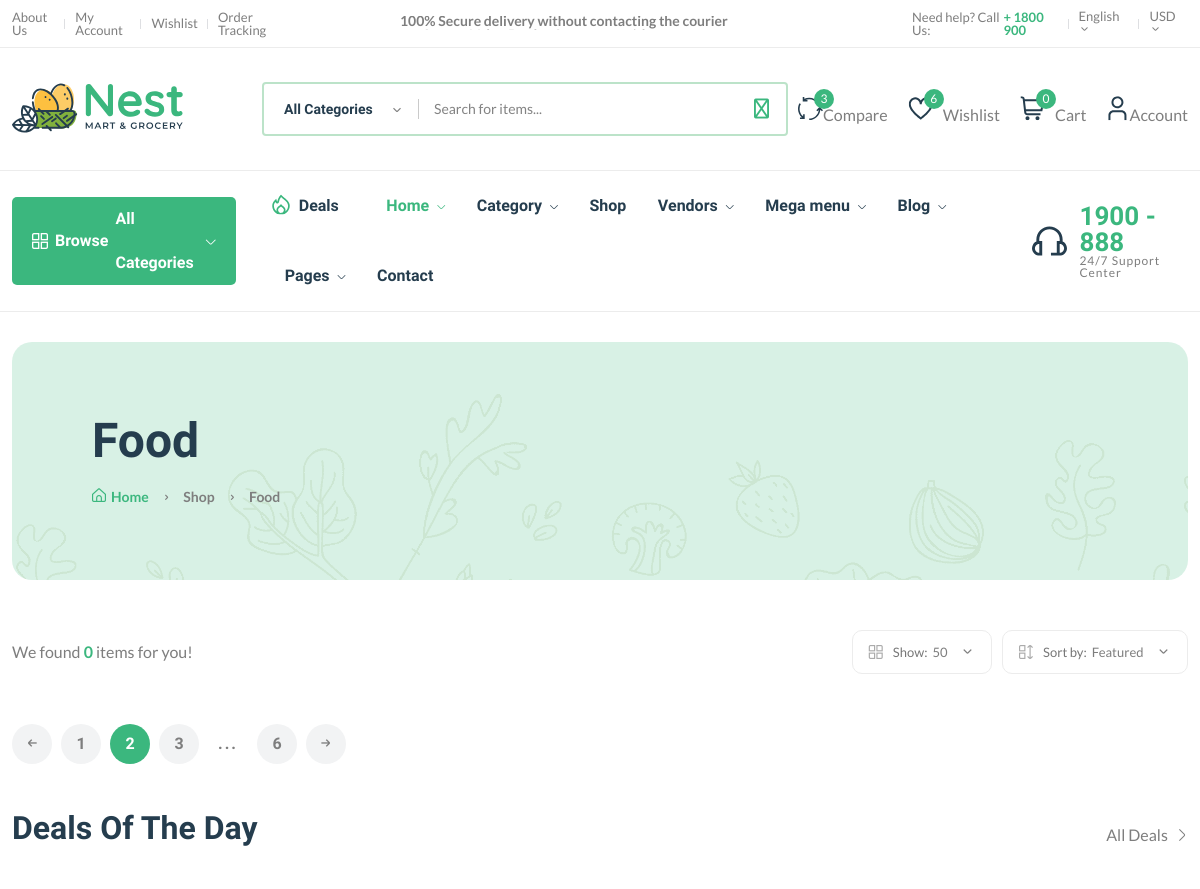
/category/cat5hea2g42b2h3g3gaf24ab4/ (upper part), run on an earlier commit of the app's database.
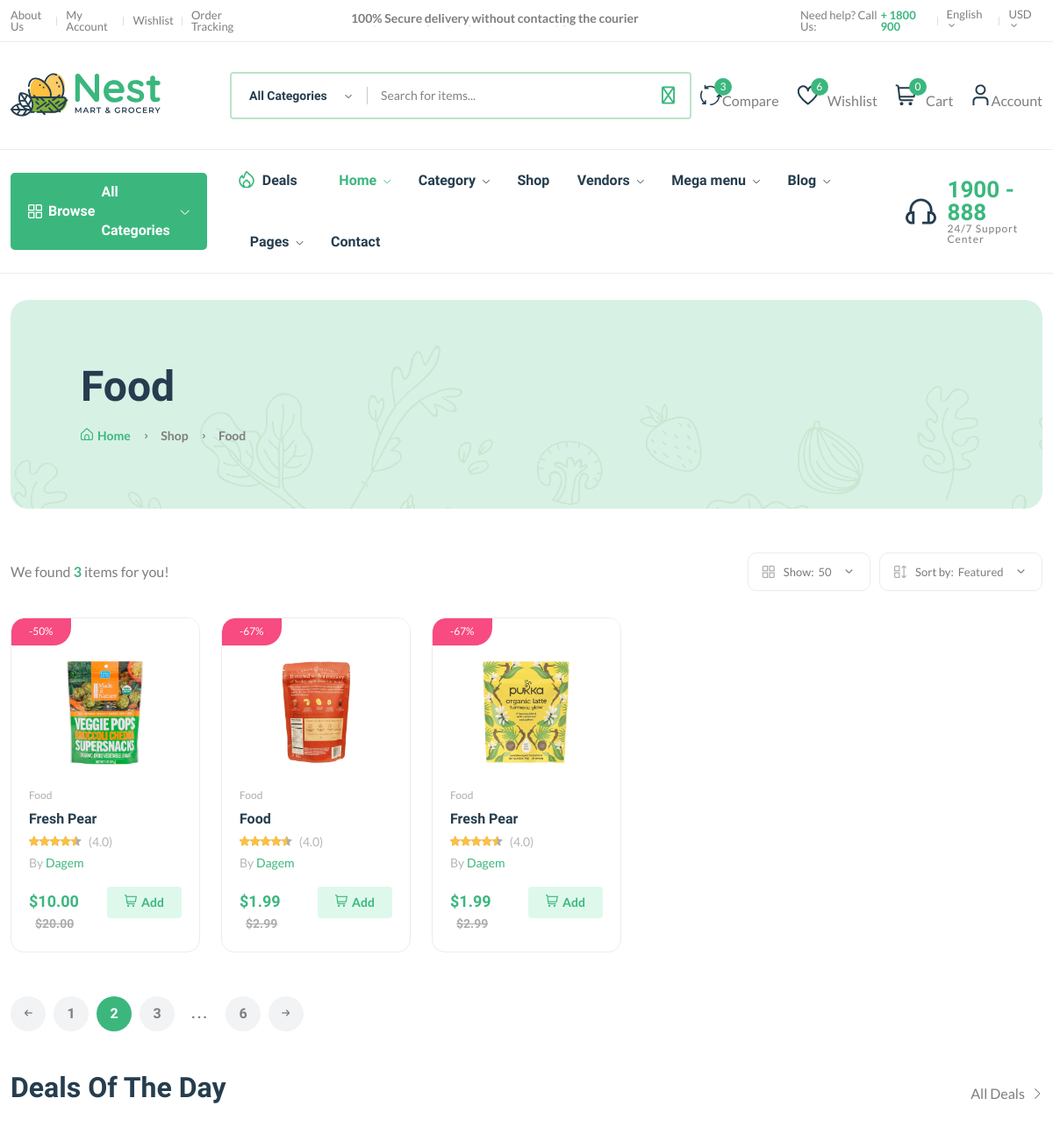
And on a later commit of the database.
### core/models.py (models this page shows, shortened)
class Product(models.Model):
      pid = ShortUUIDField(unique=True,max_length=30 ,alphabet="abcdefgh12345")
      user=models.ForeignKey(User,on_delete=models.SET_NULL , null=True)
      vendor=models.ForeignKey(Vendor,on_delete=models.SET_NULL, null=True,related_name="product")
      category=models.ForeignKey(Category , on_delete=models.SET_NULL , null=True,related_name="category")
      title=models.CharField(max_length=100,default="Fresh Pear")
      image=models.ImageField(upload_to=user_directory_path,default="product.jpg")
      description=RichTextUploadingField(null=True,blank=True, default="This is the product")
      price=models.DecimalField(max_digits=999999999999999999,decimal_places=2,default="1.99")
      old_price=models.DecimalField(max_digits=999999999999999999,decimal_places=2,default="2.99")
      specifications=models.TextField(null=True,blank=True)
      type=models.CharField(max_length=100,default="Organic",null=True,blank=True)
      stock_count=models.CharField(max_length=100,default="10",null=True,blank=True)
      life=models.CharField(max_length=100,default="100 Days",null=True,blank=True)
      mfd = models.DateTimeField(auto_now_add=False,null=True,blank=True)
      tags=TaggableManager(blank=True)
      product_status=models.CharField(choices=STATUS,max_length=10,default="in_review")
      status=models.BooleanField(default=True)
      in_stock=models.BooleanField(default=True)
      featured=models.BooleanField(default=False)
      digital=models.BooleanField(default=False)
      sku = ShortUUIDField(unique=True, length=4, max_length=10,
                         prefix="sku", alphabet="1234567890")
      date = models.DateTimeField(auto_now_add=True)
      updated = models.DateTimeField(null=True, blank=True)
      def get_precentage(self):
        new_price = (self.price / self.old_price) * 100
        return new_price

class Category(models.Model):
    cid = ShortUUIDField(unique=True,max_length=30 , prefix="cat",alphabet="abcdefgh12345")
    title=models.CharField(max_length=100,default="Food")
    image=models.ImageField(upload_to="category",default="category.jpeg")
    class Meta:
        verbose_name_plural="Categories"

class Vendor(models.Model):
      vid = ShortUUIDField(unique=True,max_length=30 , prefix="ven",alphabet="abcdefgh12345")
      title=models.CharField(max_length=100,default="Nestify")
      image=models.ImageField(upload_to=user_directory_path,default="vendor.jpg")
      cover_image=models.ImageField(upload_to=user_directory_path,default="vendor.jpg")
      description=RichTextUploadingField(null=True,blank=True, default="This is the vendor")
      address=models.CharField(max_length=100,default="Addis Ababa")
      contact=models.CharField(max_length=100,default="0943880714")
      chat_resp_time=models.CharField(max_length=100,default="100")
      shipping_on_time=models.CharField(max_length=100,default="100")
      authentic_rating=models.CharField(max_length=100,default="100")
      days_return=models.CharField(max_length=100,default="100")
      warranty_period=models.CharField(max_length=100,default="100")
      user=models.ForeignKey(User,on_delete=models.SET_NULL , null=True)
      date = models.DateTimeField(auto_now_add=True,null=True)
      class Meta:
        verbose_name_plural="Vendors"

### core/views.py (the view)
# urls.py: path('category/<cid>/',views.category_product_list_view,name='category-product-list'),
def category_product_list_view(request,cid):
    category=Category.objects.get(cid=cid)
    products=Product.objects.filter(product_status="published",category=category)
    context={
        'category':category,
        "products":products
    }
    return render(request,'core/category-product-list.html',context)

### core/context_processor.py (called while the page is built)
def default(request):
    categories=Category.objects.all()
    vendors=Vendor.objects.all()
    try:
     address=Address.objects.get(user=request.user)
    except:
        address=None
    return{
        "categories":categories,
        "address":address,
        "vendors":vendors
    }

### templates/core/category-product-list.html (shortened to what the changed rows need)
{% extends 'partials/base.html' %}
{% load static %}
{% block content %}
<main class="main">
    <div class="page-header mt-30 mb-50">
        <div class="container">
            <div class="archive-header">
                <div class="row align-items-center">
                    <div class="col-xl-3">
                        <h1 class="mb-15">{{category.title}}</h1>
                    </div>
                </div>
            </div>
        </div>
    </div>
    <div class="container mb-30">
        <div class="row">
            <div class="col-12">
                <div class="shop-product-fillter">
                    <div class="totall-product">
                        <p>We found <strong class="text-brand">{{products.count}}</strong> item{{products.count|pluralize}} for you!</p>
                    </div>
                </div>
                <div class="row product-grid">
                    {% for product in products  %}
                    <div class="col-lg-1-5 col-md-4 col-12 col-sm-6">
                        <div class="product-cart-wrap mb-30">
                            <div class="product-img-action-wrap">
                                <div class="product-img product-img-zoom">
                                    <a href="shop-product-right.html">
                                        <img class="default-img" src="{{ product.image.url }}" alt="" />
                                    </a>
                                </div>
                                <div class="product-badges product-badges-position product-badges-mrg">
                                    <span class="hot">-{{product.get_precentage|floatformat:0}}%</span>
                                </div>
                            </div>
                            <div class="product-content-wrap">
                                <div class="product-category">
                                    <a href="shop-grid-right.html">{{product.category.title}}</a>
                                </div>
                                <h2><a href="shop-product-right.html">{{product.title}}</a></h2>
                                <div class="product-rate-cover">
                                    <div class="product-rate d-inline-block">
                                        <div class="product-rating" style="width: 90%"></div>
                                    </div>
                                    <span class="font-small ml-5 text-muted"> (4.0)</span>
                                </div>
                                <div>
                                    <span class="font-small text-muted">By <a href="vendor-details-1.html">{{product.vendor.title}}</a></span>
                                </div>
                                <div class="product-card-bottom">
                                    <div class="product-price">
                                        <span>${{product.price}}</span>
                                        <span class="old-price">${{product.old_price}}</span>
                                    </div>
                                    <div class="add-cart">
                                        <a class="add" href="shop-cart.html"><i class="fi-rs-shopping-cart mr-5"></i>Add </a>
                                    </div>
                                </div>
                            </div>
                        </div>
                    </div>
                    {% endfor %}
                </div>
            </div>
        </div>
    </div>
</main>
{% endblock %}

What changed in the data, as far as the page shows it:
now on this page (row edited): Product: image (picture), get_precentage "50", category "Food", title "Fresh Pear", vendor "Dagem", price "10.00", old_price "20.00"
now on this page (row edited): Product: image (picture), get_precentage "67", category "Food", title "Food", vendor "Dagem", price "1.99", old_price "2.99"
added Product: image (picture), get_precentage "67", category "Food", title "Fresh Pear", vendor "Dagem", price "1.99", old_price "2.99"
Also different on the page:
{{ products.count }}: "0" → "3"
